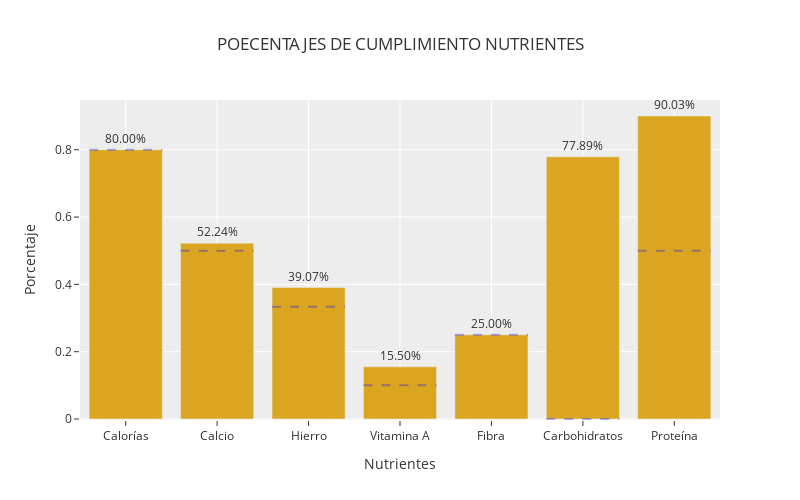

The cell this chart's notebook holds for it:
### Code cell
fig = go.Figure()

nutrients_percentages = [(y[n].solution_value) / (df_nutrients.loc[n, "qmax"]) for n in NUTRIENTS]
fig.add_trace(
    go.Bar(
        x=NUTRIENTS,
        y=nutrients_percentages,
        text=[f"{p:.2%}" for p in nutrients_percentages],
        textposition="outside",
        marker_color="goldenrod"
    )
)

for idx, n in enumerate(NUTRIENTS):
    fig.add_shape(
        type="line",
        x0=idx - 0.4,
        x1=idx + 0.4,
        y0=df_nutrients.loc[n, "qmin"] / (df_nutrients.loc[n, "qmax"]),
        y1=df_nutrients.loc[n, "qmin"] / (df_nutrients.loc[n, "qmax"]),
        line=dict(color="blue", width=2, dash="dash"),
    )


# Configuraciones adicionales de la gráfica
fig.update_layout(
    title="POECENTAJES DE CUMPLIMIENTO NUTRIENTES",
    xaxis_title="Nutrientes",
    yaxis_title="Porcentaje ",
    xaxis={"type": "category"},
    showlegend=False,
    width=800,
    height=500,
    template="ggplot2",
)

# Mostrar la gráfica
fig.show()

### Figure 1 — Plotly figure (JSON) as saved in the notebook; plotly's stock layout.template omitted (floating-point values rounded to 4 significant figures)
{"data": [{"marker": {"color": "goldenrod"}, "text": ["80.00%", "52.24%", "39.07%", "15.50%", "25.00%", "77.89%", "90.03%"], "textposition": "outside", "type": "bar", "x": ["Calorías", "Calcio", "Hierro", "Vitamina A", "Fibra", "Carbohidratos", "Proteína"], "y": [0.8, 0.5224, 0.3907, 0.155, 0.25, 0.7789, 0.9003]}], "layout": {"height": 500, "shapes": [{"line": {"color": "blue", "dash": "dash", "width": 2}, "type": "line", "x0": -0.4, "x1": 0.4, "y0": 0.8, "y1": 0.8}, {"line": {"color": "blue", "dash": "dash", "width": 2}, "type": "line", "x0": 0.6, "x1": 1.4, "y0": 0.5, "y1": 0.5}, {"line": {"color": "blue", "dash": "dash", "width": 2}, "type": "line", "x0": 1.6, "x1": 2.4, "y0": 0.3333, "y1": 0.3333}, {"line": {"color": "blue", "dash": "dash", "width": 2}, "type": "line", "x0": 2.6, "x1": 3.4, "y0": 0.1, "y1": 0.1}, {"line": {"color": "blue", "dash": "dash", "width": 2}, "type": "line", "x0": 3.6, "x1": 4.4, "y0": 0.25, "y1": 0.25}, {"line": {"color": "blue", "dash": "dash", "width": 2}, "type": "line", "x0": 4.6, "x1": 5.4, "y0": 0, "y1": 0}, {"line": {"color": "blue", "dash": "dash", "width": 2}, "type": "line", "x0": 5.6, "x1": 6.4, "y0": 0.5, "y1": 0.5}], "showlegend": false, "title": {"text": "POECENTAJES DE CUMPLIMIENTO NUTRIENTES"}, "width": 800, "xaxis": {"title": {"text": "Nutrientes"}, "type": "category"}, "yaxis": {"title": {"text": "Porcentaje "}}}}
